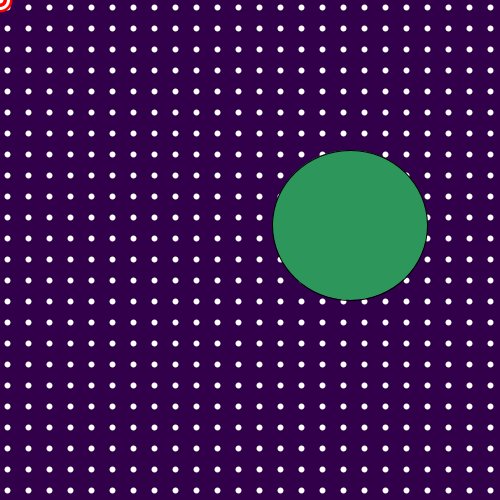
Frame 1 (no input)
Frame 60 (the mouse pressed at the canvas centre just before this capture): identical to frame 1, image omitted
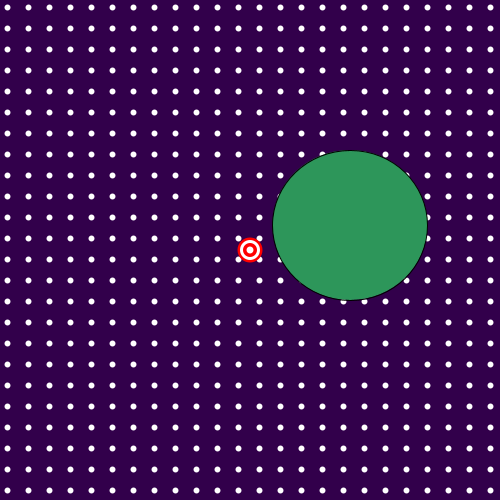
Frame 120 (the mouse held since frame 60 and released just before this capture)

The Processing sketch that drew these frames (run headless with seeded random() and noise(); from frame 60 on, the mouse is pressed at the canvas centre):

// Processing sketch: target
// ── target.pde
int x = 7;
int y = 7;
boolean target = false;
int xt;
int yt;
int xp=350;
int yp=225;
boolean pmovement = false;
int xs;
int ys;

void setup() {
  size(500,500);
  frameRate(100);
}

void draw() {
  background(50,0,75);
  stroke(255);
  strokeWeight(6);
  for (int i=0; i<70; i++) {
    for (int j=0; j<70; j++) {
      point (x + 3*x*i, y + 3*y*j);
    }
  }
  
//planet
strokeWeight(1);
stroke(0);
fill(45,150,90);
ellipse(xp,yp,155,150);
if (pmovement) {
if (xp<xt) {
        xp=xp+1;
      }
      else {
        xp=xp-1;
      }
      if (yp<yt) {
        yp=yp+1;
      }
      else {
        yp=yp-1;
      }
}

noStroke();

  fill(255,0,0);
  ellipse(xs,ys,25,25);
  fill(255);
  ellipse(xs,ys,20,20);
  fill(255,0,0);
  ellipse(xs,ys,14,14);
  fill(255);
  ellipse(xs,ys,7,7);
}

void mousePressed(){
  target=true;
  xs = mouseX;
  ys = mouseY;
}

void keyPressed() {
  if (keyCode == 32) {
    if (keyPressed) {
      pmovement = true;
      xt=xs;
      yt=ys;
    }
  }
  if (!target) {
    xt=xp;
    yt=yp;
  }
}
